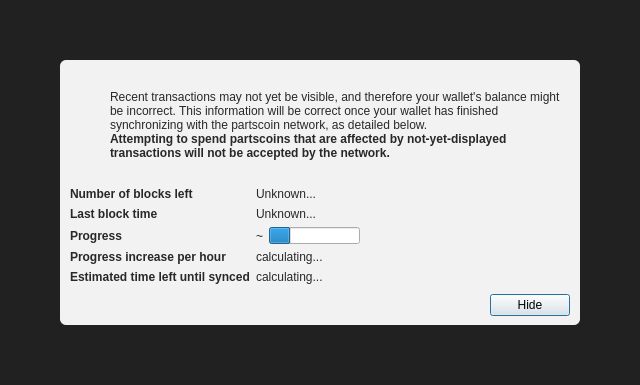
<?xml version="1.0" encoding="UTF-8"?>
<ui version="4.0">
 <class>ModalOverlay</class>
 <widget class="QWidget" name="ModalOverlay">
  <property name="geometry">
   <rect>
    <x>0</x>
    <y>0</y>
    <width>640</width>
    <height>385</height>
   </rect>
  </property>
  <property name="windowTitle">
   <string>Form</string>
  </property>
  <layout class="QVBoxLayout" name="verticalLayout" stretch="0">
   <property name="sizeConstraint">
    <enum>QLayout::SetDefaultConstraint</enum>
   </property>
   <property name="leftMargin">
    <number>0</number>
   </property>
   <property name="topMargin">
    <number>0</number>
   </property>
   <property name="rightMargin">
    <number>0</number>
   </property>
   <property name="bottomMargin">
    <number>0</number>
   </property>
   <item>
    <widget class="QWidget" name="bgWidget" native="true">
     <property name="styleSheet">
      <string notr="true">#bgWidget { background: rgba(0,0,0,220); }</string>
     </property>
     <layout class="QVBoxLayout" name="verticalLayoutMain" stretch="1">
      <property name="leftMargin">
       <number>60</number>
      </property>
      <property name="topMargin">
       <number>60</number>
      </property>
      <property name="rightMargin">
       <number>60</number>
      </property>
      <property name="bottomMargin">
       <number>60</number>
      </property>
      <item>
       <widget class="QWidget" name="contentWidget" native="true">
        <property name="styleSheet">
         <string notr="true">#contentWidget { background: rgba(255,255,255,240); border-radius: 6px; }

QLabel { color: rgb(40,40,40);  }</string>
        </property>
        <layout class="QVBoxLayout" name="verticalLayoutSub" stretch="1,0,0,0">
         <property name="spacing">
          <number>0</number>
         </property>
         <property name="leftMargin">
          <number>10</number>
         </property>
         <property name="topMargin">
          <number>10</number>
         </property>
         <property name="rightMargin">
          <number>10</number>
         </property>
         <property name="bottomMargin">
          <number>10</number>
         </property>
         <item>
          <layout class="QHBoxLayout" name="horizontalLayoutIconText" stretch="0,1">
           <property name="topMargin">
            <number>20</number>
           </property>
           <item>
            <layout class="QVBoxLayout" name="verticalLayoutIcon">
             <property name="leftMargin">
              <number>0</number>
             </property>
             <item>
              <widget class="QPushButton" name="warningIcon">
               <property name="enabled">
                <bool>false</bool>
               </property>
               <property name="text">
                <string/>
               </property>
               <property name="icon">
                <iconset>
                 <normaloff>:/icons/warning</normaloff>
                 <disabledoff>:/icons/warning</disabledoff>:/icons/warning</iconset>
               </property>
               <property name="iconSize">
                <size>
                 <width>48</width>
                 <height>48</height>
                </size>
               </property>
               <property name="flat">
                <bool>true</bool>
               </property>
              </widget>
             </item>
             <item>
              <spacer name="verticalSpacerWarningIcon">
               <property name="orientation">
                <enum>Qt::Vertical</enum>
               </property>
               <property name="sizeHint" stdset="0">
                <size>
                 <width>20</width>
                 <height>40</height>
                </size>
               </property>
              </spacer>
             </item>
            </layout>
           </item>
           <item>
            <layout class="QVBoxLayout" name="verticalLayoutInfoText">
             <property name="leftMargin">
              <number>0</number>
             </property>
             <property name="topMargin">
              <number>0</number>
             </property>
             <item>
              <widget class="QLabel" name="infoText">
               <property name="text">
                <string>Recent transactions may not yet be visible, and therefore your wallet's balance might be incorrect. This information will be correct once your wallet has finished synchronizing with the partscoin network, as detailed below.</string>
               </property>
               <property name="textFormat">
                <enum>Qt::RichText</enum>
               </property>
               <property name="wordWrap">
                <bool>true</bool>
               </property>
              </widget>
             </item>
             <item>
              <widget class="QLabel" name="infoTextStrong">
               <property name="font">
                <font>
                 <weight>75</weight>
                 <bold>true</bold>
                </font>
               </property>
               <property name="text">
                <string>Attempting to spend partscoins that are affected by not-yet-displayed transactions will not be accepted by the network.</string>
               </property>
               <property name="textFormat">
                <enum>Qt::RichText</enum>
               </property>
               <property name="wordWrap">
                <bool>true</bool>
               </property>
              </widget>
             </item>
             <item>
              <spacer name="verticalSpacerInTextSpace">
               <property name="orientation">
                <enum>Qt::Vertical</enum>
               </property>
               <property name="sizeHint" stdset="0">
                <size>
                 <width>20</width>
                 <height>40</height>
                </size>
               </property>
              </spacer>
             </item>
            </layout>
           </item>
          </layout>
         </item>
         <item>
          <spacer name="verticalSpacerAfterText">
           <property name="orientation">
            <enum>Qt::Vertical</enum>
           </property>
           <property name="sizeHint" stdset="0">
            <size>
             <width>20</width>
             <height>40</height>
            </size>
           </property>
          </spacer>
         </item>
         <item>
          <layout class="QFormLayout" name="formLayout">
           <property name="fieldGrowthPolicy">
            <enum>QFormLayout::FieldsStayAtSizeHint</enum>
           </property>
           <property name="horizontalSpacing">
            <number>6</number>
           </property>
           <property name="verticalSpacing">
            <number>6</number>
           </property>
           <property name="topMargin">
            <number>10</number>
           </property>
           <item row="0" column="0">
            <widget class="QLabel" name="labelNumberOfBlocksLeft">
             <property name="font">
              <font>
               <weight>75</weight>
               <bold>true</bold>
              </font>
             </property>
             <property name="text">
              <string>Number of blocks left</string>
             </property>
            </widget>
           </item>
           <item row="0" column="1">
            <widget class="QLabel" name="numberOfBlocksLeft">
             <property name="text">
              <string>Unknown...</string>
             </property>
            </widget>
           </item>
           <item row="1" column="0">
            <widget class="QLabel" name="labelLastBlockTime">
             <property name="font">
              <font>
               <weight>75</weight>
               <bold>true</bold>
              </font>
             </property>
             <property name="text">
              <string>Last block time</string>
             </property>
            </widget>
           </item>
           <item row="1" column="1">
            <widget class="QLabel" name="newestBlockDate">
             <property name="sizePolicy">
              <sizepolicy hsizetype="Maximum" vsizetype="Preferred">
               <horstretch>0</horstretch>
               <verstretch>0</verstretch>
              </sizepolicy>
             </property>
             <property name="text">
              <string>Unknown...</string>
             </property>
            </widget>
           </item>
           <item row="2" column="0">
            <widget class="QLabel" name="labelSyncDone">
             <property name="font">
              <font>
               <weight>75</weight>
               <bold>true</bold>
              </font>
             </property>
             <property name="text">
              <string>Progress</string>
             </property>
            </widget>
           </item>
           <item row="2" column="1">
            <layout class="QHBoxLayout" name="horizontalLayoutSync" stretch="0,1">
             <item>
              <widget class="QLabel" name="percentageProgress">
               <property name="text">
                <string notr="true">~</string>
               </property>
              </widget>
             </item>
             <item>
              <widget class="QProgressBar" name="progressBar">
               <property name="value">
                <number>24</number>
               </property>
               <property name="format">
                <string/>
               </property>
              </widget>
             </item>
            </layout>
           </item>
           <item row="4" column="0">
            <widget class="QLabel" name="labelProgressIncrease">
             <property name="font">
              <font>
               <weight>75</weight>
               <bold>true</bold>
              </font>
             </property>
             <property name="text">
              <string>Progress increase per hour</string>
             </property>
            </widget>
           </item>
           <item row="4" column="1">
            <widget class="QLabel" name="progressIncreasePerH">
             <property name="text">
              <string>calculating...</string>
             </property>
            </widget>
           </item>
           <item row="5" column="0">
            <widget class="QLabel" name="labelEstimatedTimeLeft">
             <property name="font">
              <font>
               <weight>75</weight>
               <bold>true</bold>
              </font>
             </property>
             <property name="text">
              <string>Estimated time left until synced</string>
             </property>
            </widget>
           </item>
           <item row="5" column="1">
            <widget class="QLabel" name="expectedTimeLeft">
             <property name="text">
              <string>calculating...</string>
             </property>
            </widget>
           </item>
          </layout>
         </item>
         <item>
          <layout class="QHBoxLayout" name="horizontalLayoutButtons">
           <property name="leftMargin">
            <number>10</number>
           </property>
           <property name="topMargin">
            <number>10</number>
           </property>
           <item>
            <spacer name="horizontalSpacer">
             <property name="orientation">
              <enum>Qt::Horizontal</enum>
             </property>
             <property name="sizeHint" stdset="0">
              <size>
               <width>40</width>
               <height>20</height>
              </size>
             </property>
            </spacer>
           </item>
           <item>
            <widget class="QPushButton" name="closeButton">
             <property name="text">
              <string>Hide</string>
             </property>
             <property name="shortcut">
              <string>Esc</string>
             </property>
             <property name="focusPolicy">
              <enum>Qt::StrongFocus</enum>
             </property>
             <property name="default">
              <bool>true</bool>
             </property>
            </widget>
           </item>
          </layout>
         </item>
        </layout>
       </widget>
      </item>
     </layout>
    </widget>
   </item>
  </layout>
 </widget>
 <resources/>
 <connections/>
</ui>
